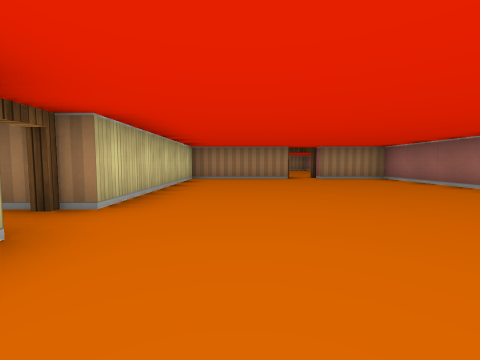
View 1 (above)

16 first-person views from a walk through a cub3D maze. The camera is about half as high as the walls, tilts 4° down and sees 90° across. The floor is counted in squares. Each view is taken from the middle of a square. On the plan, view 1 faces up. The plan holds only what a view shows up to about 9 squares ahead; the rest is blank.

View 2
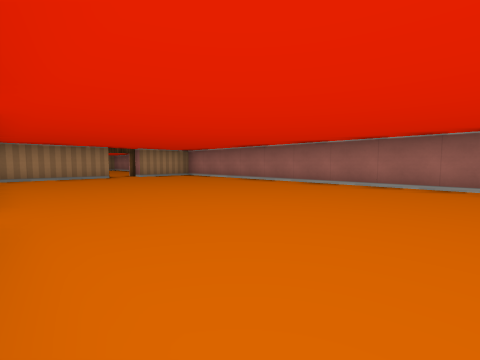

View 3
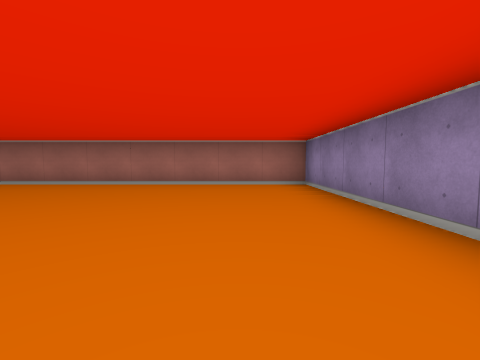

View 4
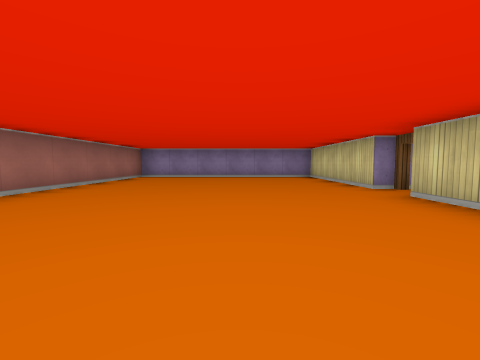

View 5
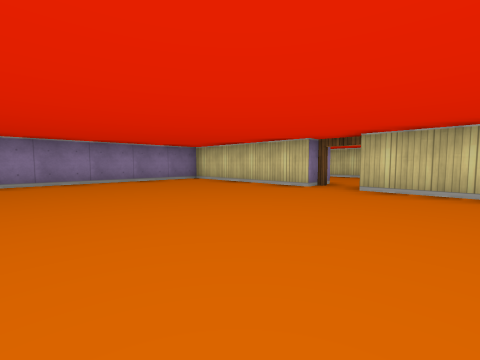

View 6
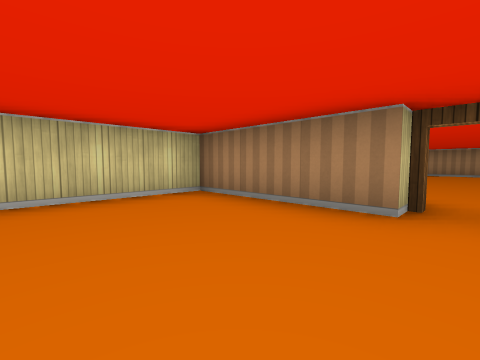

View 7
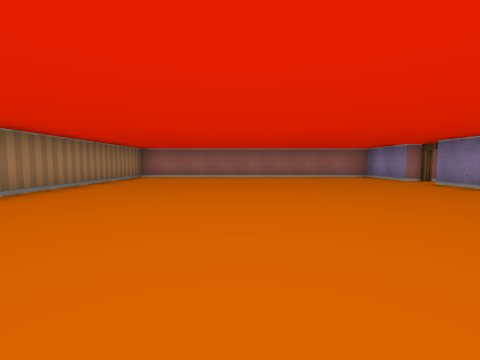

View 8
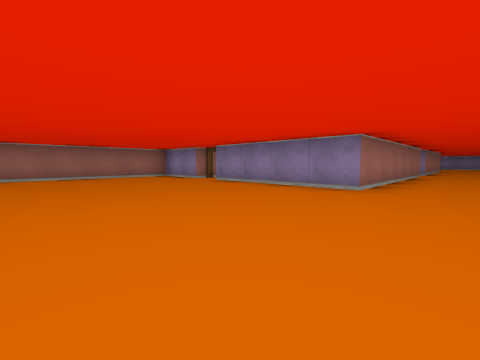

View 9
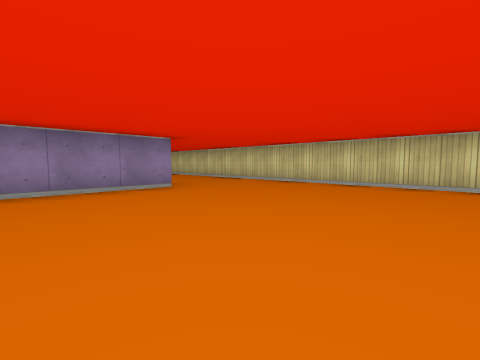

View 10
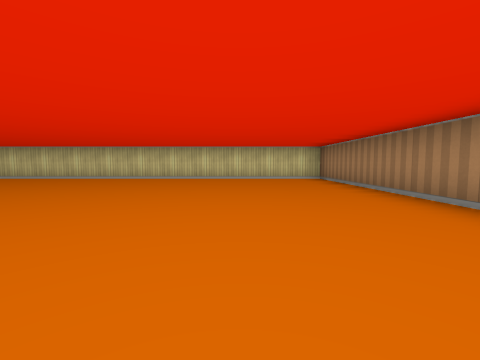

View 11
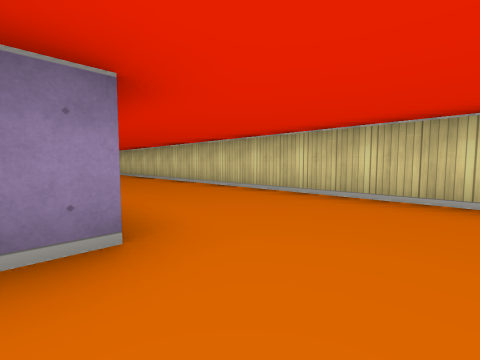

View 12
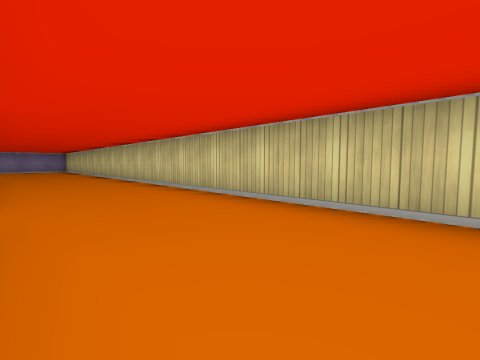

View 13
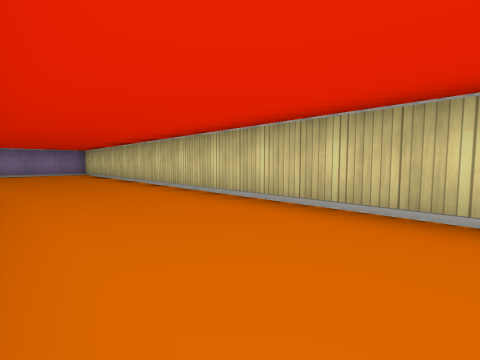

View 14
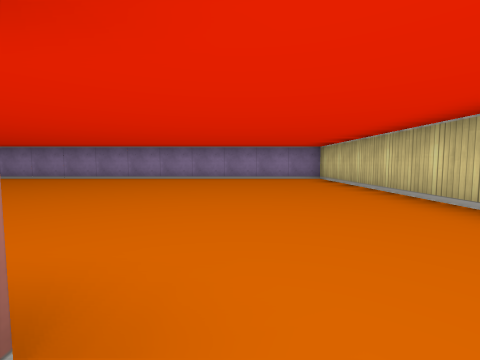

View 15
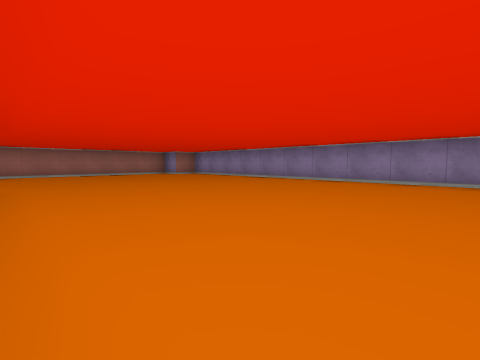

View 16
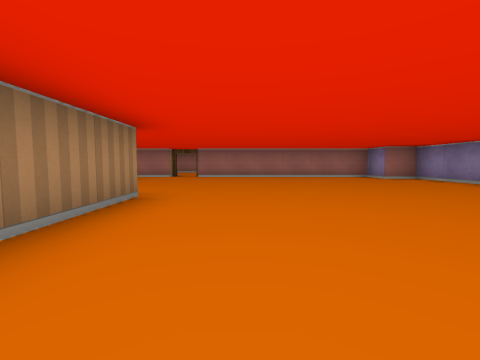

### Floor plan
Points are (right, up) in squares from view 1. A wall is a line through its corners. A room is listed if a view was taken in it or the views show most of it. See-through windows are left out.
Room 1 (views 1, 2, 3, 4, 5, 6)
walls: (-1.5, 1.5) (-1.5, -2.5) (4.5, -2.5) (4.5, 7.5) (2.5, 7.5); (1.5, 7.5) (-1.5, 7.5) (-1.5, 2.5)
ways out: open door at (-2, 2) to room 2; open door at (2, 8) to room 2
Room 2 (views 7, 8, 9, 10, 11, 12, 13, 14, 15, 16)
walls: (-2.5, 2.5) (-2.5, 8.5) (1.5, 8.5); (2.5, 8.5) (4.5, 8.5) (4.5, 16.5) (-5.5, 16.5) (-5.5, -10.5) (9.5, -10.5) (9.5, -9.5) (10.5, -9.5) (10.5, -3.5); (5.5, -3.5) (3.4, -3.5); (10.5, -2.5) (10.5, -1.2)
ways out: open door at (-2, 2) to room 1; open door at (2, 8) to room 1; open door at (11, -3)

Positions as (right, up) in squares from view 1, and headings:
1: (0, 0), facing up
2: (-1, -1), facing up-right
3: (-1, -1), facing right
4: (1, 6), facing down
5: (3, 4), facing down-left
6: (2, 5), facing up-left
7: (-4, 13), facing right
8: (-4, 13), facing down-right
9: (0, 13), facing down-left
10: (2, 14), facing left
11: (-2, 10), facing down-left
12: (-3, 5), facing down-left
13: (-3, 1), facing down-left
14: (-3, -3), facing down
15: (0, -4), facing down-right
16: (2, -5), facing right
